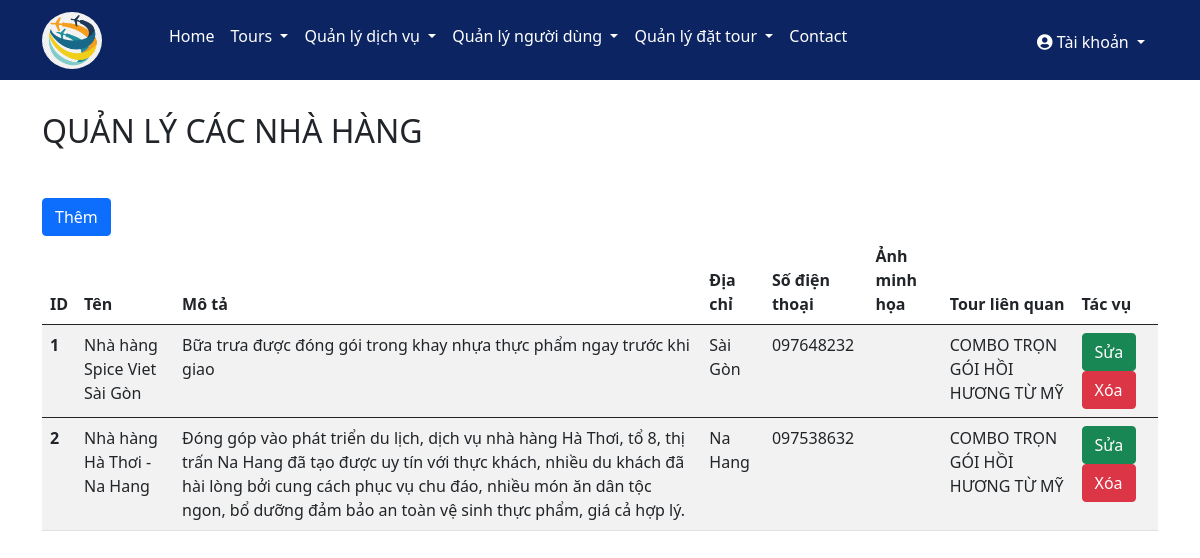
Screenshot of /admin/restaurants.php with the database file from the repository.
### tables this page shows
CREATE TABLE `restaurants` (
  `resID` int(11) NOT NULL,
  `resName` varchar(100) DEFAULT NULL,
  `resDes` varchar(1000) DEFAULT NULL,
  `resLocation` varchar(100) DEFAULT NULL,
  `resPhone` char(12) DEFAULT NULL,
  `TourID` int(11) DEFAULT NULL
);

CREATE TABLE `tours` (
  `TourID` int(11) NOT NULL,
  `TourName` varchar(500) DEFAULT NULL,
  `TourLocation` varchar(200) DEFAULT NULL,
  `TourVehicle` varchar(100) DEFAULT NULL,
  `TourDes` varchar(1000) DEFAULT NULL,
  `TourSchedule` varchar(1000) DEFAULT NULL,
  `TourImg` varchar(200) DEFAULT NULL,
  `GroupID` int(11) DEFAULT NULL,
  `TourStatus` tinyint(1) NOT NULL
);

### admin/restaurants.php (the view, shortened to what this page needs)
<?php
include('header.php');
include('../config/connect.php');
?>
<div class="container my-main">
    <h2 class="text-uppercase my-title-ad">Quản lý các nhà hàng</h2>
    <a href="add_restaurant.php"><button type="button" class="btn btn-primary">Thêm</button></a>
    <table class="table table-striped">
        <thead>
            <tr>
                <th scope="col">ID</th>
                <th scope="col">Tên</th>
                <th scope="col">Mô tả</th>
                <th scope="col">Địa chỉ</th>
                <th scope="col">Số điện thoại</th>
                <th scope="col">Ảnh minh họa</th>
                <th scope="col">Tour liên quan</th>
                <th scope="col">Tác vụ</th>
            </tr>
        </thead>
        <?php
            $sql="select * from restaurants";
            $result=mysqli_query($conn, $sql);
            if(mysqli_num_rows($result)>0){
                while($row=mysqli_fetch_assoc($result)){
                    $resID = $row['resID'];
                    $resName = $row['resName'];
                    $resLocation = $row['resLocation'];
                    $resPhone = $row['resPhone'];
                    $resDes = $row['resDes'];
                    $tourID = $row['TourID'];
                    $sql1 = "select TourName from tours where TourID = $tourID";
                    $result1 = mysqli_query($conn, $sql1);
                    $tourName='';
                    if(mysqli_num_rows($result1)>0){
                        while($row=mysqli_fetch_assoc($result1)){
                            $tourName = $row['TourName'];
                        }}
                    else echo $sql1;
        ?>
        <tbody>
            <tr>
                <th scope="row"><?php echo $resID ?></th>
                <td><?php echo $resName ?></td>
                <td><?php echo $resDes ?></td>
                <td><?php echo $resLocation ?></td>
                <td><?php echo $resPhone ?></td>
                <td>
                </td>
                <td><?php echo $tourName ?></td>
                <td>
                    <a href="edit_res.php?id=<?php echo $resID; ?>"><button type="button"
                            class="btn btn-success">Sửa</button></a>
                    <a href="delete_res.php?id=<?php echo $resID; ?>"
                        onclick="return confirm('Bạn chắc chắn muốn xóa?')"><button type="button"
                            class="btn btn-danger">Xóa</button></a>
                </td>
            </tr>
        </tbody>
        <?php }} ?>
    </table>
</div>
<?php
include('footer.php');
?>

### css/style.css (style rules this page uses)
:root { --my-color: #0c2461; }

### css/admin.css (style rules this page uses)
* { padding: 0; margin: 0; text-decoration: none; box-sizing: border-box; }
.my-main { margin-top: 32px; margin-bottom: 32px; }
.my-title-ad { margin-bottom: 48px; }

### rows the page displays
restaurants: resID "1", resName "Nhà hàng Spice Viet Sài Gòn", resDes "Bữa trưa được đóng gói trong khay nhựa thực phẩm ngay trước khi giao", resLocation "Sài Gòn", resPhone "097648232", TourID.TourName "COMBO TRỌN GÓI HỒI HƯƠNG TỪ MỸ"
restaurants: resID "2", resName "Nhà hàng Hà Thơi - Na Hang", resDes "Đóng góp vào phát triển du lịch, dịch vụ nhà hàng Hà Thơi, tổ 8, thị trấn Na Hang đã tạo được uy tín với thực khách, nhiều du khách đã hài lòng bởi cung cách phục vụ chu đáo, nhiều món ăn dân tộc ngon, bổ dưỡng đảm bảo an toàn vệ sinh thực phẩm, giá cả hợp lý.", resLocation "Na Hang", resPhone "097538632", TourID.TourName "COMBO TRỌN GÓI HỒI HƯƠNG TỪ MỸ"
